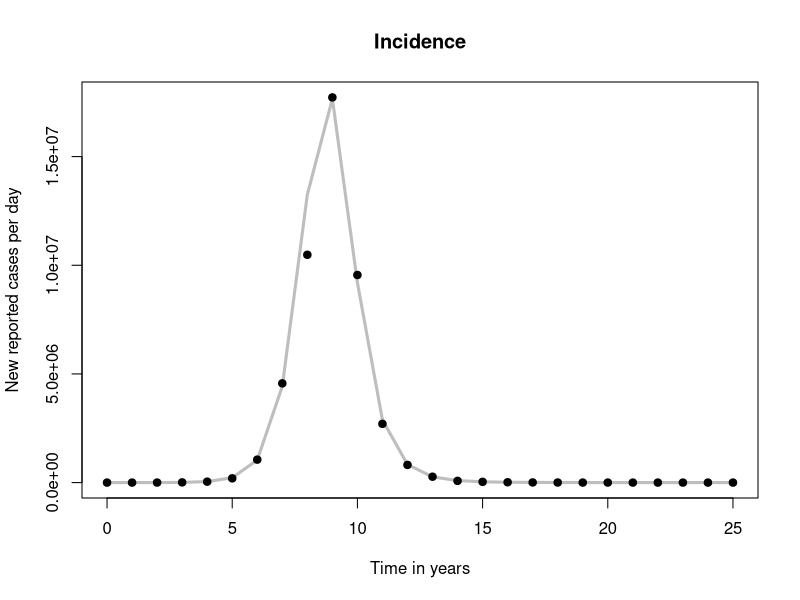

Here is the R script that generated this plot: (Note: this script raises an error after producing the figure.)
#SIR Modelling (basic)

#library:
install.packages("deSolve")
library(deSolve)
install.packages("reshape2")
library(reshape2)
install.packages("ggplot2")
library(ggplot2)

#inputs

initP<-50000000# population size


initI<-100 # Infectious
initR<-0 # Immune
initS<-initP-initI-initR # Susceptible (non-immune)
R0=12
state <- c(S = initS, I = initI,R = initR)
parameters <- c(beta<-R0*1/7 , 
                gamma<-1/7)
beta

#Timeframe
t_start <- 0
t_stop <- 25
times <- seq(t_start, t_stop)

#Model
sir_model<-function(time, state, parameters){
  with(as.list(c(state,parameters)),{
    N<-S+I+R
    lambda=beta*(I/N)
    dS=-lambda*S
    dI=lambda*S-gamma*I
    dR=gamma*I
    return(list(c(dS,dI,dR)))
    })
}



#Outputs

#Calculation of differential equations

out<-ode(y=state,times=times,func=sir_model,parms=parameters)

# total population
pop<-out[,"S"]+out[,"I"]+out[,"R"]
time<-out[,"time"]
# weekly incidence
inc <- 0*time
inc[2:length(time)]<- -(out[2:length(time),"S"]-out[1:(length(time)-1),"S"])


# generate simulated data
incdat1<-rnbinom(rep(1,length(times)), size= 200, mu=inc) #generate data from negative binomial process

# COMPARING THE MODEL OUTPUT WITH DATA
par(mfrow=c(1,1))
yl <- c(0,max(incdat1,inc))
plot(time,inc,type='l',lwd=3,main = "Incidence",xlab = "Time in years",ylab="New reported cases per day",ylim=yl,col='grey')
points(time,incdat1,pch=19,col='black')

x <- matrix(0,nrow=length(time),ncol=2)

x[,1]<-time
x[,2]<-incdat1
# create data file
write.csv(x, file = "new_data.csv", row.names = FALSE)




#OLD CODES (Part 2)
output_full<-melt(as.data.frame(out),id='time')
#The purpose of the melt function is to transform a wide-format data frame into a long-format data frame. 


output_full$proportion<-output_full$value/sum(state_values)
#sum(state_values)=1000
output_full

#Plot

ggplot(data = output, aes(x = time, y = I)) +
  geom_line() +
  xlab("Time in days") +
  ylab("Number of infected") +
  labs(title = "SIR Model")

ggplot(output_full,aes(x=time,y=proportion, color=variable, gropu=variable))+
  geom_line()+
  xlab('Time in days')+
  ylab("Prevalence")+
  labs(color='Compartment',title='SIR Model')

#Effective Reproduction Number
output$reff<-parameters[1]/parameters[2]*output$S/(output$S+output$I+output$R)
output$reff
output$R0 <- parameters[1]/parameters[2]
output$R0
ggplot()+
  geom_line(data=output,aes(x=time,y=reff))+
  geom_line(data=output,aes(x=time,y=R0),color='red')+
  geom_line(data=output,aes(x=time,y=reff),color='green')+
  xlab("Time in days")+
  ylab("Reff")+
  labs(title=paste("Reproduction number levels with: Beta = ",parameters[1],"and Gamma= ",parameters[2]))



#To get incidence data from the infected dataset (To extract the daily incidence data from the output of the number of infected people, you can calculate the difference between the number of infected individuals on consecutive days. This will give you the number of newly infected people on each day. )

# Calculate daily incidence
output$daily_incidence <- -c(0, diff(output$S))
output

# Plot daily incidence
ggplot(data = output, aes(x = time, y = daily_incidence)) +
  geom_line() +
  xlab("Time in days") +
  ylab("Daily Incidence") +
  labs(title = "Daily Incidence of Infections")
